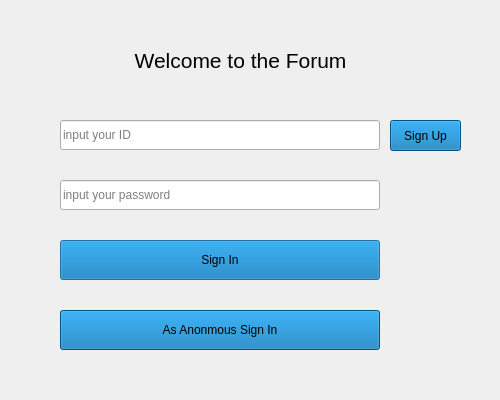
<?xml version="1.0" encoding="UTF-8"?>
<ui version="4.0">
 <class>Login</class>
 <widget class="QDialog" name="Login">
  <property name="geometry">
   <rect>
    <x>0</x>
    <y>0</y>
    <width>500</width>
    <height>400</height>
   </rect>
  </property>
  <property name="windowTitle">
   <string>Dialog</string>
  </property>
  <property name="styleSheet">
   <string notr="true"/>
  </property>
  <widget class="QLineEdit" name="Id">
   <property name="geometry">
    <rect>
     <x>60</x>
     <y>120</y>
     <width>320</width>
     <height>30</height>
    </rect>
   </property>
   <property name="placeholderText">
    <string>input your ID</string>
   </property>
  </widget>
  <widget class="QLineEdit" name="pwd">
   <property name="geometry">
    <rect>
     <x>60</x>
     <y>180</y>
     <width>320</width>
     <height>30</height>
    </rect>
   </property>
   <property name="styleSheet">
    <string notr="true"/>
   </property>
   <property name="inputMask">
    <string/>
   </property>
   <property name="echoMode">
    <enum>QLineEdit::Password</enum>
   </property>
   <property name="placeholderText">
    <string>input your password</string>
   </property>
  </widget>
  <widget class="QPushButton" name="SignIn">
   <property name="geometry">
    <rect>
     <x>60</x>
     <y>240</y>
     <width>320</width>
     <height>40</height>
    </rect>
   </property>
   <property name="styleSheet">
    <string notr="true">background-color: rgb(0, 113, 179);</string>
   </property>
   <property name="text">
    <string>Sign In</string>
   </property>
  </widget>
  <widget class="QLabel" name="label">
   <property name="geometry">
    <rect>
     <x>60</x>
     <y>30</y>
     <width>361</width>
     <height>61</height>
    </rect>
   </property>
   <property name="font">
    <font>
     <pointsize>16</pointsize>
    </font>
   </property>
   <property name="styleSheet">
    <string notr="true"/>
   </property>
   <property name="text">
    <string>Welcome to the Forum</string>
   </property>
   <property name="alignment">
    <set>Qt::AlignCenter</set>
   </property>
  </widget>
  <widget class="QPushButton" name="SignUp">
   <property name="geometry">
    <rect>
     <x>390</x>
     <y>120</y>
     <width>71</width>
     <height>31</height>
    </rect>
   </property>
   <property name="styleSheet">
    <string notr="true">border-color: rgb(255, 255, 255);
gridline-color: rgb(255, 255, 255);
background-color: rgb(0, 113, 179);
alternate-background-color: rgb(0, 255, 127);</string>
   </property>
   <property name="text">
    <string>Sign Up</string>
   </property>
  </widget>
  <widget class="QPushButton" name="Anonmous">
   <property name="geometry">
    <rect>
     <x>60</x>
     <y>310</y>
     <width>320</width>
     <height>40</height>
    </rect>
   </property>
   <property name="styleSheet">
    <string notr="true">background-color: rgb(0, 113, 179);</string>
   </property>
   <property name="text">
    <string>As Anonmous Sign In</string>
   </property>
  </widget>
 </widget>
 <resources/>
 <connections/>
</ui>
